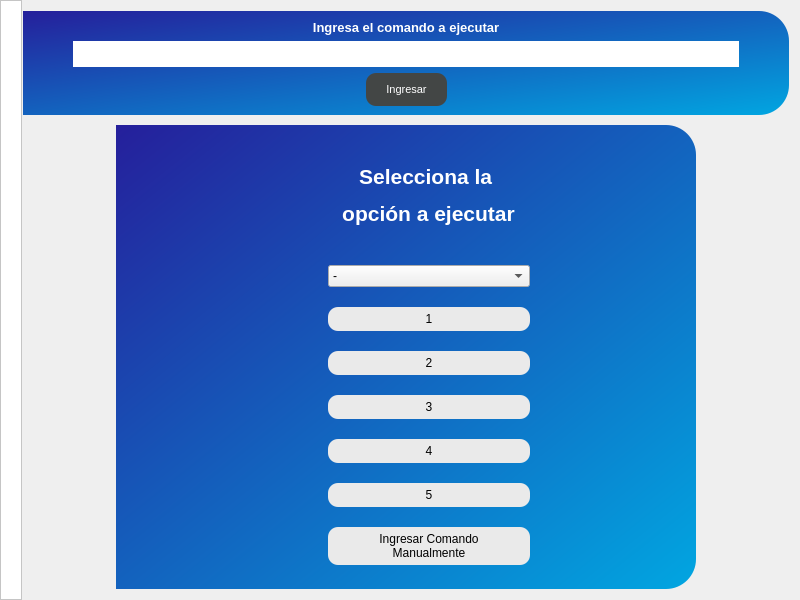
<?xml version="1.0" encoding="UTF-8"?>
<ui version="4.0">
 <class>OpcionesComputadora</class>
 <widget class="QMainWindow" name="OpcionesComputadora">
  <property name="geometry">
   <rect>
    <x>0</x>
    <y>0</y>
    <width>800</width>
    <height>600</height>
   </rect>
  </property>
  <property name="minimumSize">
   <size>
    <width>800</width>
    <height>600</height>
   </size>
  </property>
  <property name="maximumSize">
   <size>
    <width>16777215</width>
    <height>600</height>
   </size>
  </property>
  <property name="windowTitle">
   <string>MainWindow</string>
  </property>
  <widget class="QWidget" name="centralwidget">
   <layout class="QHBoxLayout" name="horizontalLayout" stretch="0,0">
    <property name="spacing">
     <number>0</number>
    </property>
    <property name="leftMargin">
     <number>0</number>
    </property>
    <property name="topMargin">
     <number>0</number>
    </property>
    <property name="rightMargin">
     <number>0</number>
    </property>
    <property name="bottomMargin">
     <number>0</number>
    </property>
    <item>
     <widget class="QFrame" name="frame">
      <property name="styleSheet">
       <string notr="true">QFrame#frame{
	background-color: rgb(255, 255, 255);
}
</string>
      </property>
      <property name="frameShape">
       <enum>QFrame::StyledPanel</enum>
      </property>
      <property name="frameShadow">
       <enum>QFrame::Raised</enum>
      </property>
      <layout class="QFormLayout" name="formLayout">
       <property name="horizontalSpacing">
        <number>0</number>
       </property>
       <property name="verticalSpacing">
        <number>0</number>
       </property>
       <property name="leftMargin">
        <number>0</number>
       </property>
       <property name="topMargin">
        <number>0</number>
       </property>
       <property name="rightMargin">
        <number>0</number>
       </property>
       <property name="bottomMargin">
        <number>0</number>
       </property>
       <item row="0" column="0">
        <spacer name="verticalSpacer_2">
         <property name="orientation">
          <enum>Qt::Vertical</enum>
         </property>
         <property name="sizeHint" stdset="0">
          <size>
           <width>20</width>
           <height>196</height>
          </size>
         </property>
        </spacer>
       </item>
       <item row="1" column="0">
        <widget class="QLabel" name="label">
         <property name="text">
          <string/>
         </property>
         <property name="pixmap">
          <pixmap>../assets/files/desktop-opciones.png</pixmap>
         </property>
         <property name="scaledContents">
          <bool>true</bool>
         </property>
         <property name="alignment">
          <set>Qt::AlignCenter</set>
         </property>
        </widget>
       </item>
       <item row="2" column="0">
        <spacer name="verticalSpacer">
         <property name="orientation">
          <enum>Qt::Vertical</enum>
         </property>
         <property name="sizeHint" stdset="0">
          <size>
           <width>20</width>
           <height>196</height>
          </size>
         </property>
        </spacer>
       </item>
      </layout>
     </widget>
    </item>
    <item>
     <widget class="QFrame" name="frame_2">
      <property name="sizePolicy">
       <sizepolicy hsizetype="Expanding" vsizetype="Preferred">
        <horstretch>0</horstretch>
        <verstretch>0</verstretch>
       </sizepolicy>
      </property>
      <property name="styleSheet">
       <string notr="true">QFrame#frame_2{
background-color: transparent;
}
QWidget#botones_widget,
#comando_widget{
background: qlineargradient(x1:0, y1:0, x2:1 y2:1, stop:0 #251F9B, stop:1 #01A6E1);
}

QWidget#botones_widget,
#comando_widget{
border-top-right-radius:30px;
border-bottom-right-radius:30px;
}

QLineEdit{
border-radius:15px;
padding:5px;
}

QPushButton{
background-color: rgb(234, 234, 234);
border-radius:10px;
padding:5px;
	font: 75 8pt &quot;MS Shell Dlg 2&quot;;
}
</string>
      </property>
      <property name="frameShape">
       <enum>QFrame::StyledPanel</enum>
      </property>
      <property name="frameShadow">
       <enum>QFrame::Raised</enum>
      </property>
      <layout class="QVBoxLayout" name="verticalLayout">
       <property name="spacing">
        <number>10</number>
       </property>
       <property name="leftMargin">
        <number>0</number>
       </property>
       <property name="topMargin">
        <number>10</number>
       </property>
       <property name="rightMargin">
        <number>10</number>
       </property>
       <property name="bottomMargin">
        <number>10</number>
       </property>
       <item>
        <widget class="QWidget" name="comando_widget" native="true">
         <property name="styleSheet">
          <string notr="true">QPushButton#ingresar_comandos_btn{
border:none;
	background-color: qlineargradient(spread:pad, x1:0, y1:0, x2:1, y2:0, stop:0 #434645, stop:1 #434645);
color:white;
padding-top:10px;
padding-left:20px;
padding-right:20px;
padding-bottom:10px;
}

QPushButton#ingresar_comandos_btn:hover{
	background-color: #A1A1A2;
}

QPushButton#ingresar_comandos_btn:pressed{
	font: 75 10pt &quot;MS Shell Dlg 2&quot;;
}</string>
         </property>
         <layout class="QGridLayout" name="gridLayout">
          <property name="leftMargin">
           <number>50</number>
          </property>
          <property name="rightMargin">
           <number>50</number>
          </property>
          <item row="0" column="0" colspan="3">
           <widget class="QLabel" name="label_2">
            <property name="font">
             <font>
              <pointsize>10</pointsize>
              <weight>75</weight>
              <bold>true</bold>
             </font>
            </property>
            <property name="text">
             <string>&lt;html&gt;&lt;head/&gt;&lt;body&gt;&lt;p&gt;&lt;span style=&quot; color:#ffffff;&quot;&gt;Ingresa el comando a ejecutar&lt;/span&gt;&lt;/p&gt;&lt;/body&gt;&lt;/html&gt;</string>
            </property>
            <property name="alignment">
             <set>Qt::AlignCenter</set>
            </property>
           </widget>
          </item>
          <item row="2" column="0">
           <spacer name="horizontalSpacer">
            <property name="orientation">
             <enum>Qt::Horizontal</enum>
            </property>
            <property name="sizeHint" stdset="0">
             <size>
              <width>226</width>
              <height>20</height>
             </size>
            </property>
           </spacer>
          </item>
          <item row="2" column="1">
           <widget class="QPushButton" name="ingresar_comandos_btn">
            <property name="font">
             <font>
              <family>MS Shell Dlg 2</family>
              <pointsize>8</pointsize>
              <weight>9</weight>
              <italic>false</italic>
              <bold>false</bold>
             </font>
            </property>
            <property name="text">
             <string>Ingresar</string>
            </property>
           </widget>
          </item>
          <item row="2" column="2">
           <spacer name="horizontalSpacer_2">
            <property name="orientation">
             <enum>Qt::Horizontal</enum>
            </property>
            <property name="sizeHint" stdset="0">
             <size>
              <width>225</width>
              <height>20</height>
             </size>
            </property>
           </spacer>
          </item>
          <item row="1" column="0" colspan="3">
           <widget class="QLineEdit" name="comandos_txt"/>
          </item>
         </layout>
        </widget>
       </item>
       <item alignment="Qt::AlignHCenter">
        <widget class="QWidget" name="botones_widget" native="true">
         <property name="sizePolicy">
          <sizepolicy hsizetype="Preferred" vsizetype="Expanding">
           <horstretch>0</horstretch>
           <verstretch>0</verstretch>
          </sizepolicy>
         </property>
         <property name="styleSheet">
          <string notr="true"/>
         </property>
         <layout class="QGridLayout" name="gridLayout_2">
          <property name="leftMargin">
           <number>45</number>
          </property>
          <property name="topMargin">
           <number>0</number>
          </property>
          <property name="rightMargin">
           <number>0</number>
          </property>
          <property name="bottomMargin">
           <number>0</number>
          </property>
          <property name="spacing">
           <number>0</number>
          </property>
          <item row="1" column="1" colspan="2">
           <widget class="QComboBox" name="comandos_cbx">
            <item>
             <property name="text">
              <string>-</string>
             </property>
            </item>
            <item>
             <property name="text">
              <string>1</string>
             </property>
            </item>
            <item>
             <property name="text">
              <string>2</string>
             </property>
            </item>
            <item>
             <property name="text">
              <string>3</string>
             </property>
            </item>
            <item>
             <property name="text">
              <string>4</string>
             </property>
            </item>
            <item>
             <property name="text">
              <string>5</string>
             </property>
            </item>
            <item>
             <property name="text">
              <string>Ingresa comando manualmente</string>
             </property>
            </item>
           </widget>
          </item>
          <item row="7" column="1" colspan="2">
           <widget class="QPushButton" name="pushButton_7">
            <property name="text">
             <string>Ingresar Comando 
Manualmente</string>
            </property>
           </widget>
          </item>
          <item row="1" column="3">
           <spacer name="horizontalSpacer_6">
            <property name="orientation">
             <enum>Qt::Horizontal</enum>
            </property>
            <property name="sizeHint" stdset="0">
             <size>
              <width>166</width>
              <height>20</height>
             </size>
            </property>
           </spacer>
          </item>
          <item row="1" column="0">
           <spacer name="horizontalSpacer_4">
            <property name="orientation">
             <enum>Qt::Horizontal</enum>
            </property>
            <property name="sizeHint" stdset="0">
             <size>
              <width>167</width>
              <height>20</height>
             </size>
            </property>
           </spacer>
          </item>
          <item row="0" column="0" colspan="4">
           <widget class="QLabel" name="label_3">
            <property name="maximumSize">
             <size>
              <width>16777215</width>
              <height>100</height>
             </size>
            </property>
            <property name="font">
             <font>
              <pointsize>16</pointsize>
              <weight>75</weight>
              <bold>true</bold>
             </font>
            </property>
            <property name="text">
             <string>&lt;html&gt;&lt;head/&gt;&lt;body&gt;&lt;p&gt;&lt;span style=&quot; color:#ffffff;&quot;&gt;Selecciona la &lt;/span&gt;&lt;/p&gt;&lt;p&gt;&lt;span style=&quot; color:#ffffff;&quot;&gt;opción a ejecutar&lt;/span&gt;&lt;/p&gt;&lt;/body&gt;&lt;/html&gt;</string>
            </property>
            <property name="alignment">
             <set>Qt::AlignCenter</set>
            </property>
           </widget>
          </item>
          <item row="2" column="1" colspan="2">
           <widget class="QPushButton" name="pushButton_2">
            <property name="sizePolicy">
             <sizepolicy hsizetype="Expanding" vsizetype="Fixed">
              <horstretch>0</horstretch>
              <verstretch>0</verstretch>
             </sizepolicy>
            </property>
            <property name="minimumSize">
             <size>
              <width>100</width>
              <height>0</height>
             </size>
            </property>
            <property name="text">
             <string>1</string>
            </property>
           </widget>
          </item>
          <item row="3" column="1" colspan="2">
           <widget class="QPushButton" name="pushButton_3">
            <property name="sizePolicy">
             <sizepolicy hsizetype="Expanding" vsizetype="Fixed">
              <horstretch>0</horstretch>
              <verstretch>0</verstretch>
             </sizepolicy>
            </property>
            <property name="minimumSize">
             <size>
              <width>100</width>
              <height>0</height>
             </size>
            </property>
            <property name="text">
             <string>2</string>
            </property>
           </widget>
          </item>
          <item row="4" column="1" colspan="2">
           <widget class="QPushButton" name="pushButton_4">
            <property name="sizePolicy">
             <sizepolicy hsizetype="Expanding" vsizetype="Fixed">
              <horstretch>0</horstretch>
              <verstretch>0</verstretch>
             </sizepolicy>
            </property>
            <property name="minimumSize">
             <size>
              <width>100</width>
              <height>0</height>
             </size>
            </property>
            <property name="text">
             <string>3</string>
            </property>
           </widget>
          </item>
          <item row="5" column="1" colspan="2">
           <widget class="QPushButton" name="pushButton_5">
            <property name="sizePolicy">
             <sizepolicy hsizetype="Expanding" vsizetype="Fixed">
              <horstretch>0</horstretch>
              <verstretch>0</verstretch>
             </sizepolicy>
            </property>
            <property name="minimumSize">
             <size>
              <width>100</width>
              <height>0</height>
             </size>
            </property>
            <property name="text">
             <string>4</string>
            </property>
           </widget>
          </item>
          <item row="6" column="1" colspan="2">
           <widget class="QPushButton" name="pushButton_6">
            <property name="sizePolicy">
             <sizepolicy hsizetype="Expanding" vsizetype="Fixed">
              <horstretch>0</horstretch>
              <verstretch>0</verstretch>
             </sizepolicy>
            </property>
            <property name="minimumSize">
             <size>
              <width>100</width>
              <height>0</height>
             </size>
            </property>
            <property name="text">
             <string>5</string>
            </property>
           </widget>
          </item>
         </layout>
        </widget>
       </item>
      </layout>
     </widget>
    </item>
   </layout>
  </widget>
 </widget>
 <resources/>
 <connections/>
</ui>
